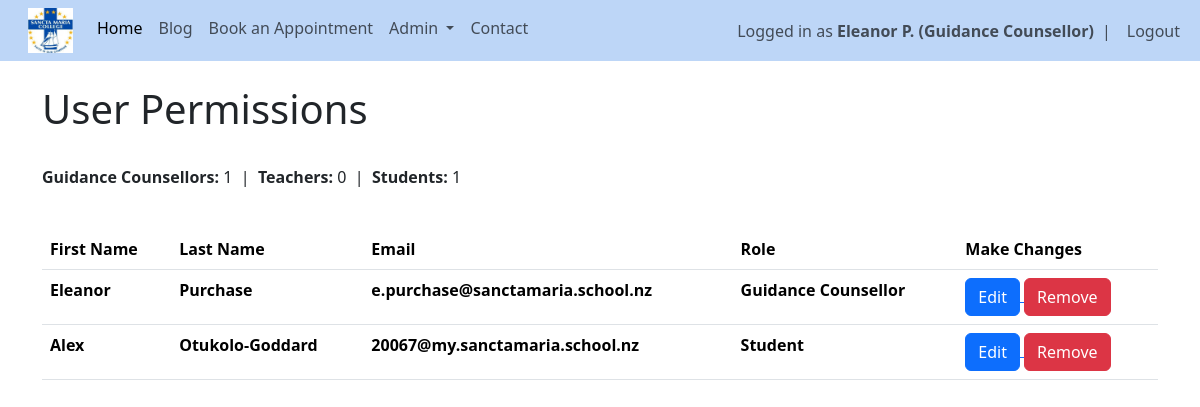
The page /permissions (signed in) on the database its author committed.
### website/models.py (models this page shows)
class User(db.Model, UserMixin):
    id = db.Column(db.Integer, primary_key=True)
    email = db.Column(db.String(150), unique=True)
    fname = db.Column(db.String(20))
    lname = db.Column(db.String(20))
    username = db.Column(db.String(150), unique=True)
    role = db.Column(db.String(150))
    password = db.Column(db.String(150))
    date_created = db.Column(db.DateTime(timezone=True), default=func.now())
    posts = db.relationship('Post', backref='user', passive_deletes=True)
    comments = db.relationship('Comment', backref='user', passive_deletes=True)
    likes = db.relationship('Like', backref='user', passive_deletes=True)
    appointments = db.relationship('Appointment', foreign_keys="Appointment.counsellor_id", back_populates="counsellor")

### website/views.py (the view)
@views.route("/permissions")
@login_required
def permissions():
    if current_user.role != "Guidance Counsellor":
        flash("Access Denied", category='error')
        return redirect(url_for('views.home'))
    users = User.query.all()
    role_order = {"Guidance Counsellor": 1, "Teacher": 2, "Student": 3}
    users.sort(key=lambda u: (role_order.get(u.role, 99), u.lname.lower(), u.fname.lower()))
    counsellor_count = sum(1 for user in users if user.role == "Guidance Counsellor")
    teacher_count = sum(1 for user in users if user.role == "Teacher")
    student_count = sum(1 for user in users if user.role == "Student")
    return render_template("permissions.html", user=current_user, users=users, counsellor_count=counsellor_count, teacher_count=teacher_count, student_count=student_count)

### website/__init__.py (called while the page is built)
def create_app():
    app = Flask(__name__)
    app.config['SECRET_KEY'] = "DQiAlMIU5u5eeLDw4KPMHx4d"
    app.config['SQLALCHEMY_DATABASE_URI'] = f'sqlite:///{DB_NAME}'
    db.init_app(app)
    from .views import views
    from .auth import auth
    app.register_blueprint(views, url_prefix="/")
    app.register_blueprint(auth, url_prefix="/")
    from .models import User, Post
    with app.app_context():
        db.create_all()
    login_manager = LoginManager()
    login_manager.login_view = "auth.login"
    login_manager.init_app(app)
    @login_manager.user_loader
    def load_user(id):
        return User.query.get(int(id))
    return app

### website/templates/permissions.html
 {% extends "template.html" %} {% block title %} User Permissions {% endblock %}
  {% block content %}
  <br/>
  <h1>{% block header %} User Permissions {% endblock %}</h1>
  <br/>
    <p>
        <strong>Guidance Counsellors:</strong> {{ counsellor_count }}
        &nbsp;|&nbsp;
        <strong>Teachers:</strong> {{ teacher_count }}
        &nbsp;|&nbsp;
        <strong>Students:</strong> {{ student_count }}
    </p>
    <br/>
  <table class="table table-hover">
        <tr>
            <th>First Name</th>
            <th>Last Name</th>
            <th>Email</th>
            <th>Role</th>
            <th>Make Changes</th>
        </tr>
        {% for user in users %}
        <tr>
            <th>{{user.fname}}</th>
            <th>{{user.lname}}</th>
            <th>{{user.email}}</th>
            <th>{{user.role}}</th>
            <th>
                <a href="/update-user/{{user.id}}">
                    <button  type="button" class="btn btn-primary">Edit</button>
                </a>
                <a href="/delete-user/{{user.id}}">
                    <button  type="button" class="btn btn-danger">Remove</button>
                </a>
            </th>
        </tr>
        {% endfor %}
    </table>
  {% endblock %}

### website/templates/template.html (shortened to what this page needs)
<!DOCTYPE html>
<html>
    <head>
        <link href="https://cdn.jsdelivr.net/npm/bootstrap@5.3.8/dist/css/bootstrap.min.css" rel="stylesheet">
        <link rel="stylesheet" type="text/css" href="{{ url_for('static', filename='main.css') }}">
    </head>
    <body>
        <nav class="navbar navbar-expand-lg">
            <div class="container-fluid">
              <div class="collapse navbar-collapse" id="navbarSupportedContent">
                <ul class="navbar-nav me-auto mb-2 mb-lg-0">
                  <li class="nav-item">
                      <a class="navbar-brand" href="/home">
                          <img src="{{ url_for('static', filename='img/schoollogo.jpg') }}" width="45px" height="45px">
                      </a>
                  </li>
                  <li class="nav-item">
                      <a class="nav-link active" href="/home">Home</a>
                  </li>
                  {% if user.is_authenticated %}
                  <li class="nav-item">
                    <a class="nav-link" href="/blog">Blog</a>
                  </li>
                  <li class="nav-item">
                      <a class="nav-link" href="/book-appointment">Book an Appointment</a>
                  </li>
                  {% if current_user.role == "Guidance Counsellor" %}
                  <li class="nav-item dropdown">
                      <a class="nav-link dropdown-toggle" href="#" role="button"
                          data-bs-toggle="dropdown">
                          Admin
                      </a>
                  </li>
                  {% endif %}
                  {% endif %}
                  <li class="nav-item">
                      <a class="nav-link" href="/contact">Contact</a>
                  </li>
                </ul>
                <ul class="navbar-nav ms-auto align-items-center">
                {% if user.is_authenticated %}
                <li class="nav-item">
                    <span class="navbar-text">
                        Logged in as <strong>{{ user.fname }} {{ user.lname[0] }}. ({{ user.role }})</strong>
                    </span>
                </li>
                <li class="nav-item mx-2">
                    <span class="navbar-text">|</span>
                </li>
                <li class="nav-item">
                    <a class="nav-link py-0" href="/logout">Logout</a>
                </li>
                {% endif %}
                </ul>
              </div>
            </div>
          </nav>
        <div class="container">{% block content %} {% endblock %}</div>
      </body>
</html>

### website/static/main.css (style rules this page uses)
nav { background-color: #bdd6f7; }

### rows shown on the page
User: fname "Eleanor", lname "P", role "Guidance Counsellor", lname "Purchase", email "e.purchase@sanctamaria.school.nz"
User: fname "Alex", lname "Otukolo-Goddard", email "20067@my.sanctamaria.school.nz", role "Student"

### other values the page prints
{{ counsellor_count }} "1"
{{ teacher_count }} "0"
{{ student_count }} "1"
